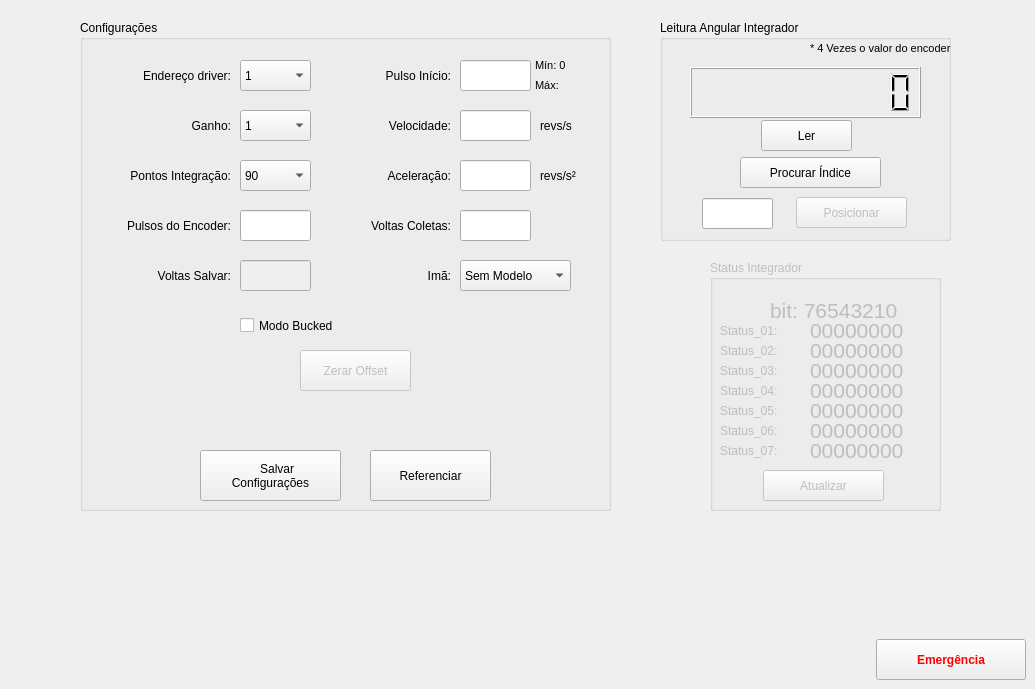
    <widget class="QWidget" name="tab_3">
     <attribute name="icon">
      <iconset>
       <normaloff>imagens/integral.PNG</normaloff>imagens/integral.PNG</iconset>
     </attribute>
     <attribute name="title">
      <string>Integrador</string>
     </attribute>
     <widget class="QGroupBox" name="groupBox_3">
      <property name="geometry">
       <rect>
        <x>660</x>
        <y>20</y>
        <width>291</width>
        <height>221</height>
       </rect>
      </property>
      <property name="title">
       <string>Leitura Angular Integrador</string>
      </property>
      <property name="checkable">
       <bool>false</bool>
      </property>
      <property name="checked">
       <bool>false</bool>
      </property>
      <widget class="QLCDNumber" name="lcdNumber">
       <property name="geometry">
        <rect>
         <x>30</x>
         <y>47</y>
         <width>231</width>
         <height>51</height>
        </rect>
       </property>
       <property name="digitCount">
        <number>10</number>
       </property>
      </widget>
      <widget class="QPushButton" name="ler_encoder">
       <property name="geometry">
        <rect>
         <x>101</x>
         <y>100</y>
         <width>91</width>
         <height>31</height>
        </rect>
       </property>
       <property name="text">
        <string>Ler</string>
       </property>
      </widget>
      <widget class="QPushButton" name="ProcuraIndice">
       <property name="geometry">
        <rect>
         <x>80</x>
         <y>137</y>
         <width>141</width>
         <height>31</height>
        </rect>
       </property>
       <property name="text">
        <string>Procurar Índice</string>
       </property>
       <property name="icon">
        <iconset>
         <normaloff>imagens/find.png</normaloff>imagens/find.png</iconset>
       </property>
      </widget>
      <widget class="QPushButton" name="posicionar">
       <property name="enabled">
        <bool>false</bool>
       </property>
       <property name="geometry">
        <rect>
         <x>136</x>
         <y>177</y>
         <width>111</width>
         <height>31</height>
        </rect>
       </property>
       <property name="text">
        <string>Posicionar</string>
       </property>
      </widget>
      <widget class="QLineEdit" name="posicao_angular">
       <property name="geometry">
        <rect>
         <x>42</x>
         <y>178</y>
         <width>71</width>
         <height>31</height>
        </rect>
       </property>
      </widget>
      <widget class="QLabel" name="label_66">
       <property name="geometry">
        <rect>
         <x>150</x>
         <y>13</y>
         <width>161</width>
         <height>31</height>
        </rect>
       </property>
       <property name="font">
        <font>
         <pointsize>8</pointsize>
        </font>
       </property>
       <property name="text">
        <string>* 4 Vezes o valor do encoder</string>
       </property>
      </widget>
     </widget>
     <widget class="QGroupBox" name="groupBox_2">
      <property name="geometry">
       <rect>
        <x>80</x>
        <y>20</y>
        <width>531</width>
        <height>491</height>
       </rect>
      </property>
      <property name="title">
       <string>Configurações</string>
      </property>
      <widget class="QLabel" name="label_2">
       <property name="geometry">
        <rect>
         <x>100</x>
         <y>90</y>
         <width>51</width>
         <height>31</height>
        </rect>
       </property>
       <property name="text">
        <string>Ganho:</string>
       </property>
       <property name="alignment">
        <set>Qt::AlignRight|Qt::AlignTrailing|Qt::AlignVCenter</set>
       </property>
      </widget>
      <widget class="QPushButton" name="configurar_integrador">
       <property name="geometry">
        <rect>
         <x>290</x>
         <y>430</y>
         <width>121</width>
         <height>51</height>
        </rect>
       </property>
       <property name="text">
        <string>Referenciar</string>
       </property>
       <property name="icon">
        <iconset>
         <normaloff>imagens/configure.png</normaloff>imagens/configure.png</iconset>
       </property>
       <property name="iconSize">
        <size>
         <width>20</width>
         <height>20</height>
        </size>
       </property>
      </widget>
      <widget class="QLineEdit" name="pulsos_trigger">
       <property name="geometry">
        <rect>
         <x>380</x>
         <y>40</y>
         <width>71</width>
         <height>31</height>
        </rect>
       </property>
      </widget>
      <widget class="QLineEdit" name="pulsos_encoder">
       <property name="geometry">
        <rect>
         <x>160</x>
         <y>190</y>
         <width>71</width>
         <height>31</height>
        </rect>
       </property>
       <property name="text">
        <string/>
       </property>
      </widget>
      <widget class="QComboBox" name="pontos_integracao">
       <property name="geometry">
        <rect>
         <x>160</x>
         <y>140</y>
         <width>71</width>
         <height>31</height>
        </rect>
       </property>
       <item>
        <property name="text">
         <string>90</string>
        </property>
       </item>
       <item>
        <property name="text">
         <string>100</string>
        </property>
       </item>
       <item>
        <property name="text">
         <string>120</string>
        </property>
       </item>
       <item>
        <property name="text">
         <string>144</string>
        </property>
       </item>
       <item>
        <property name="text">
         <string>250</string>
        </property>
       </item>
       <item>
        <property name="text">
         <string>500</string>
        </property>
       </item>
      </widget>
      <widget class="QLabel" name="label_15">
       <property name="geometry">
        <rect>
         <x>260</x>
         <y>40</y>
         <width>111</width>
         <height>31</height>
        </rect>
       </property>
       <property name="text">
        <string>Pulso Início:</string>
       </property>
       <property name="alignment">
        <set>Qt::AlignRight|Qt::AlignTrailing|Qt::AlignVCenter</set>
       </property>
      </widget>
      <widget class="QLabel" name="label_14">
       <property name="geometry">
        <rect>
         <x>0</x>
         <y>190</y>
         <width>151</width>
         <height>31</height>
        </rect>
       </property>
       <property name="text">
        <string>Pulsos do Encoder:</string>
       </property>
       <property name="alignment">
        <set>Qt::AlignRight|Qt::AlignTrailing|Qt::AlignVCenter</set>
       </property>
      </widget>
      <widget class="QComboBox" name="ganho">
       <property name="geometry">
        <rect>
         <x>160</x>
         <y>90</y>
         <width>71</width>
         <height>31</height>
        </rect>
       </property>
       <item>
        <property name="text">
         <string>1</string>
        </property>
       </item>
       <item>
        <property name="text">
         <string>2</string>
        </property>
       </item>
       <item>
        <property name="text">
         <string>5</string>
        </property>
       </item>
       <item>
        <property name="text">
         <string>10</string>
        </property>
       </item>
       <item>
        <property name="text">
         <string>20</string>
        </property>
       </item>
       <item>
        <property name="text">
         <string>50</string>
        </property>
       </item>
       <item>
        <property name="text">
         <string>100</string>
        </property>
       </item>
      </widget>
      <widget class="QLabel" name="label_7">
       <property name="geometry">
        <rect>
         <x>10</x>
         <y>140</y>
         <width>141</width>
         <height>31</height>
        </rect>
       </property>
       <property name="text">
        <string>Pontos Integração:</string>
       </property>
       <property name="alignment">
        <set>Qt::AlignRight|Qt::AlignTrailing|Qt::AlignVCenter</set>
       </property>
      </widget>
      <widget class="QLineEdit" name="voltas_offset">
       <property name="geometry">
        <rect>
         <x>380</x>
         <y>190</y>
         <width>71</width>
         <height>31</height>
        </rect>
       </property>
      </widget>
      <widget class="QLabel" name="label_16">
       <property name="geometry">
        <rect>
         <x>260</x>
         <y>190</y>
         <width>111</width>
         <height>31</height>
        </rect>
       </property>
       <property name="text">
        <string>Voltas Coletas:</string>
       </property>
       <property name="alignment">
        <set>Qt::AlignRight|Qt::AlignTrailing|Qt::AlignVCenter</set>
       </property>
      </widget>
      <widget class="QLabel" name="label_67">
       <property name="geometry">
        <rect>
         <x>290</x>
         <y>140</y>
         <width>81</width>
         <height>31</height>
        </rect>
       </property>
       <property name="text">
        <string>Aceleração:</string>
       </property>
       <property name="alignment">
        <set>Qt::AlignRight|Qt::AlignTrailing|Qt::AlignVCenter</set>
       </property>
      </widget>
      <widget class="QLineEdit" name="velocidade_int">
       <property name="geometry">
        <rect>
         <x>380</x>
         <y>90</y>
         <width>71</width>
         <height>31</height>
        </rect>
       </property>
      </widget>
      <widget class="QLabel" name="label_63">
       <property name="geometry">
        <rect>
         <x>460</x>
         <y>90</y>
         <width>51</width>
         <height>31</height>
        </rect>
       </property>
       <property name="text">
        <string>revs/s</string>
       </property>
      </widget>
      <widget class="QLineEdit" name="aceleracao_int">
       <property name="geometry">
        <rect>
         <x>380</x>
         <y>140</y>
         <width>71</width>
         <height>31</height>
        </rect>
       </property>
      </widget>
      <widget class="QLabel" name="label_65">
       <property name="geometry">
        <rect>
         <x>290</x>
         <y>90</y>
         <width>81</width>
         <height>31</height>
        </rect>
       </property>
       <property name="text">
        <string>Velocidade:</string>
       </property>
       <property name="alignment">
        <set>Qt::AlignRight|Qt::AlignTrailing|Qt::AlignVCenter</set>
       </property>
      </widget>
      <widget class="QLabel" name="label_64">
       <property name="geometry">
        <rect>
         <x>460</x>
         <y>140</y>
         <width>51</width>
         <height>31</height>
        </rect>
       </property>
       <property name="text">
        <string>revs/s²</string>
       </property>
      </widget>
      <widget class="QComboBox" name="EndDriver">
       <property name="geometry">
        <rect>
         <x>160</x>
         <y>40</y>
         <width>71</width>
         <height>31</height>
        </rect>
       </property>
       <item>
        <property name="text">
         <string>1</string>
        </property>
       </item>
       <item>
        <property name="text">
         <string>2</string>
        </property>
       </item>
      </widget>
      <widget class="QLabel" name="label_36">
       <property name="geometry">
        <rect>
         <x>30</x>
         <y>40</y>
         <width>121</width>
         <height>31</height>
        </rect>
       </property>
       <property name="text">
        <string>Endereço driver:</string>
       </property>
       <property name="alignment">
        <set>Qt::AlignRight|Qt::AlignTrailing|Qt::AlignVCenter</set>
       </property>
      </widget>
      <widget class="QPushButton" name="salvar_config">
       <property name="geometry">
        <rect>
         <x>120</x>
         <y>430</y>
         <width>141</width>
         <height>51</height>
        </rect>
       </property>
       <property name="text">
        <string>    Salvar
Configurações</string>
       </property>
       <property name="icon">
        <iconset>
         <normaloff>imagens/save.png</normaloff>imagens/save.png</iconset>
       </property>
       <property name="iconSize">
        <size>
         <width>20</width>
         <height>20</height>
        </size>
       </property>
      </widget>
      <widget class="QCheckBox" name="Bucked">
       <property name="geometry">
        <rect>
         <x>160</x>
         <y>290</y>
         <width>121</width>
         <height>31</height>
        </rect>
       </property>
       <property name="text">
        <string>Modo Bucked</string>
       </property>
      </widget>
      <widget class="QComboBox" name="TipoIma">
       <property name="geometry">
        <rect>
         <x>380</x>
         <y>240</y>
         <width>111</width>
         <height>31</height>
        </rect>
       </property>
       <item>
        <property name="text">
         <string>Sem Modelo</string>
        </property>
       </item>
       <item>
        <property name="text">
         <string>Dipolo</string>
        </property>
       </item>
       <item>
        <property name="text">
         <string>Quadrupolo</string>
        </property>
       </item>
       <item>
        <property name="text">
         <string>Sextupolo</string>
        </property>
       </item>
       <item>
        <property name="text">
         <string>Quad. Skew</string>
        </property>
       </item>
      </widget>
      <widget class="QLabel" name="label_49">
       <property name="geometry">
        <rect>
         <x>290</x>
         <y>240</y>
         <width>81</width>
         <height>31</height>
        </rect>
       </property>
       <property name="text">
        <string>Imã:</string>
       </property>
       <property name="alignment">
        <set>Qt::AlignRight|Qt::AlignTrailing|Qt::AlignVCenter</set>
       </property>
      </widget>
      <widget class="QLineEdit" name="filtro_voltas">
       <property name="enabled">
        <bool>false</bool>
       </property>
       <property name="geometry">
        <rect>
         <x>160</x>
         <y>240</y>
         <width>71</width>
         <height>31</height>
        </rect>
       </property>
      </widget>
      <widget class="QLabel" name="label_21">
       <property name="geometry">
        <rect>
         <x>50</x>
         <y>240</y>
         <width>101</width>
         <height>31</height>
        </rect>
       </property>
       <property name="text">
        <string>Voltas Salvar:</string>
       </property>
       <property name="alignment">
        <set>Qt::AlignRight|Qt::AlignTrailing|Qt::AlignVCenter</set>
       </property>
      </widget>
      <widget class="QLabel" name="label_68">
       <property name="geometry">
        <rect>
         <x>455</x>
         <y>30</y>
         <width>41</width>
         <height>31</height>
        </rect>
       </property>
       <property name="font">
        <font>
         <pointsize>8</pointsize>
        </font>
       </property>
       <property name="text">
        <string>Mín: 0</string>
       </property>
      </widget>
      <widget class="QLabel" name="label_69">
       <property name="geometry">
        <rect>
         <x>455</x>
         <y>50</y>
         <width>71</width>
         <height>31</height>
        </rect>
       </property>
       <property name="font">
        <font>
         <pointsize>8</pointsize>
        </font>
       </property>
       <property name="text">
        <string>Máx: </string>
       </property>
      </widget>
      <widget class="QPushButton" name="Zerar_Offset">
       <property name="enabled">
        <bool>false</bool>
       </property>
       <property name="geometry">
        <rect>
         <x>220</x>
         <y>330</y>
         <width>111</width>
         <height>41</height>
        </rect>
       </property>
       <property name="text">
        <string>Zerar Offset</string>
       </property>
      </widget>
     </widget>
     <widget class="QPushButton" name="Emergencia_7">
      <property name="geometry">
       <rect>
        <x>876</x>
        <y>639</y>
        <width>150</width>
        <height>41</height>
       </rect>
      </property>
      <property name="palette">
       <palette>
        <active>
         <colorrole role="ButtonText">
          <brush brushstyle="SolidPattern">
           <color alpha="255">
            <red>255</red>
            <green>0</green>
            <blue>0</blue>
           </color>
          </brush>
         </colorrole>
        </active>
        <inactive>
         <colorrole role="ButtonText">
          <brush brushstyle="SolidPattern">
           <color alpha="255">
            <red>255</red>
            <green>0</green>
            <blue>0</blue>
           </color>
          </brush>
         </colorrole>
        </inactive>
        <disabled>
         <colorrole role="ButtonText">
          <brush brushstyle="SolidPattern">
           <color alpha="255">
            <red>120</red>
            <green>120</green>
            <blue>120</blue>
           </color>
          </brush>
         </colorrole>
        </disabled>
       </palette>
      </property>
      <property name="font">
       <font>
        <weight>75</weight>
        <bold>true</bold>
       </font>
      </property>
      <property name="text">
       <string>Emergência</string>
      </property>
      <property name="icon">
       <iconset>
        <normaloff>imagens/emergency_icon_01.png</normaloff>imagens/emergency_icon_01.png</iconset>
      </property>
      <property name="iconSize">
       <size>
        <width>35</width>
        <height>35</height>
       </size>
      </property>
     </widget>
     <widget class="QGroupBox" name="groupBox_30">
      <property name="enabled">
       <bool>false</bool>
      </property>
      <property name="geometry">
       <rect>
        <x>710</x>
        <y>260</y>
        <width>231</width>
        <height>251</height>
       </rect>
      </property>
      <property name="title">
       <string>Status Integrador</string>
      </property>
      <widget class="QLabel" name="label_3">
       <property name="geometry">
        <rect>
         <x>10</x>
         <y>60</y>
         <width>81</width>
         <height>21</height>
        </rect>
       </property>
       <property name="text">
        <string>Status_01:</string>
       </property>
      </widget>
      <widget class="QLabel" name="label_4">
       <property name="geometry">
        <rect>
         <x>10</x>
         <y>80</y>
         <width>81</width>
         <height>21</height>
        </rect>
       </property>
       <property name="text">
        <string>Status_02:</string>
       </property>
      </widget>
      <widget class="QLabel" name="label_28">
       <property name="geometry">
        <rect>
         <x>10</x>
         <y>100</y>
         <width>81</width>
         <height>21</height>
        </rect>
       </property>
       <property name="text">
        <string>Status_03:</string>
       </property>
      </widget>
      <widget class="QLabel" name="label_33">
       <property name="geometry">
        <rect>
         <x>10</x>
         <y>120</y>
         <width>81</width>
         <height>21</height>
        </rect>
       </property>
       <property name="text">
        <string>Status_04:</string>
       </property>
      </widget>
      <widget class="QLabel" name="label_57">
       <property name="geometry">
        <rect>
         <x>10</x>
         <y>180</y>
         <width>81</width>
         <height>21</height>
        </rect>
       </property>
       <property name="text">
        <string>Status_07:</string>
       </property>
      </widget>
      <widget class="QLabel" name="label_58">
       <property name="geometry">
        <rect>
         <x>10</x>
         <y>160</y>
         <width>81</width>
         <height>21</height>
        </rect>
       </property>
       <property name="text">
        <string>Status_06:</string>
       </property>
      </widget>
      <widget class="QLabel" name="label_59">
       <property name="geometry">
        <rect>
         <x>10</x>
         <y>140</y>
         <width>81</width>
         <height>21</height>
        </rect>
       </property>
       <property name="text">
        <string>Status_05:</string>
       </property>
      </widget>
      <widget class="QLabel" name="label_status_1">
       <property name="geometry">
        <rect>
         <x>100</x>
         <y>60</y>
         <width>121</width>
         <height>21</height>
        </rect>
       </property>
       <property name="font">
        <font>
         <pointsize>16</pointsize>
         <weight>50</weight>
         <bold>false</bold>
        </font>
       </property>
       <property name="text">
        <string>00000000</string>
       </property>
      </widget>
      <widget class="QLabel" name="label_status_2">
       <property name="geometry">
        <rect>
         <x>100</x>
         <y>80</y>
         <width>121</width>
         <height>21</height>
        </rect>
       </property>
       <property name="font">
        <font>
         <pointsize>16</pointsize>
         <weight>50</weight>
         <bold>false</bold>
        </font>
       </property>
       <property name="text">
        <string>00000000</string>
       </property>
      </widget>
      <widget class="QLabel" name="label_status_4">
       <property name="geometry">
        <rect>
         <x>100</x>
         <y>120</y>
         <width>121</width>
         <height>21</height>
        </rect>
       </property>
       <property name="font">
        <font>
         <pointsize>16</pointsize>
         <weight>50</weight>
         <bold>false</bold>
        </font>
       </property>
       <property name="text">
        <string>00000000</string>
       </property>
      </widget>
      <widget class="QLabel" name="label_status_3">
       <property name="geometry">
        <rect>
         <x>100</x>
         <y>100</y>
         <width>121</width>
         <height>21</height>
        </rect>
       </property>
       <property name="font">
        <font>
         <pointsize>16</pointsize>
         <weight>50</weight>
         <bold>false</bold>
        </font>
       </property>
       <property name="text">
        <string>00000000</string>
       </property>
      </widget>
      <widget class="QLabel" name="label_status_5">
       <property name="geometry">
        <rect>
         <x>100</x>
         <y>140</y>
         <width>121</width>
         <height>21</height>
        </rect>
       </property>
       <property name="font">
        <font>
         <pointsize>16</pointsize>
         <weight>50</weight>
         <bold>false</bold>
        </font>
       </property>
       <property name="text">
        <string>00000000</string>
       </property>
      </widget>
      <widget class="QLabel" name="label_status_7">
       <property name="geometry">
        <rect>
         <x>100</x>
         <y>180</y>
         <width>121</width>
         <height>21</height>
        </rect>
       </property>
       <property name="font">
        <font>
         <pointsize>16</pointsize>
         <weight>50</weight>
         <bold>false</bold>
        </font>
       </property>
       <property name="text">
        <string>00000000</string>
       </property>
      </widget>
      <widget class="QLabel" name="label_status_6">
       <property name="geometry">
        <rect>
         <x>100</x>
         <y>160</y>
         <width>121</width>
         <height>21</height>
        </rect>
       </property>
       <property name="font">
        <font>
         <pointsize>16</pointsize>
         <weight>50</weight>
         <bold>false</bold>
        </font>
       </property>
       <property name="text">
        <string>00000000</string>
       </property>
      </widget>
      <widget class="QLabel" name="label_74">
       <property name="geometry">
        <rect>
         <x>60</x>
         <y>40</y>
         <width>161</width>
         <height>21</height>
        </rect>
       </property>
       <property name="font">
        <font>
         <pointsize>16</pointsize>
         <weight>50</weight>
         <bold>false</bold>
        </font>
       </property>
       <property name="text">
        <string>bit: 76543210</string>
       </property>
      </widget>
      <widget class="QPushButton" name="Atualizar_Status">
       <property name="geometry">
        <rect>
         <x>53</x>
         <y>210</y>
         <width>121</width>
         <height>31</height>
        </rect>
       </property>
       <property name="text">
        <string>Atualizar</string>
       </property>
       <property name="icon">
        <iconset>
         <normaloff>imagens/Atualizar.png</normaloff>imagens/Atualizar.png</iconset>
       </property>
       <property name="iconSize">
        <size>
         <width>25</width>
         <height>25</height>
        </size>
       </property>
      </widget>
     </widget>
    </widget>
